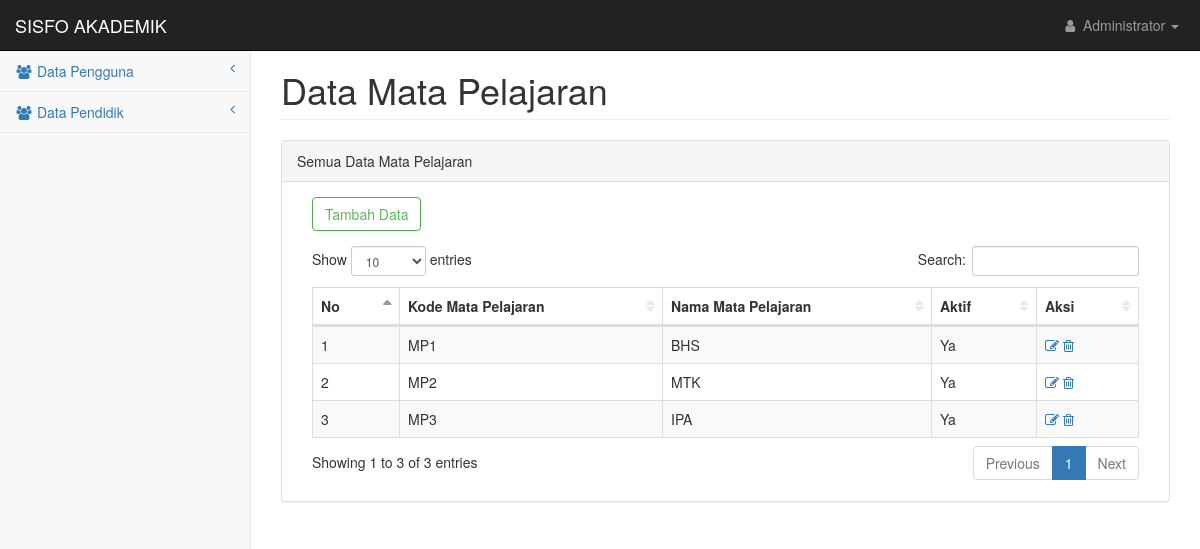
The page /pages/mapel.php (signed in) on the database its author committed.
### tables this page shows
CREATE TABLE `tb_mapel` (
  `kd_mapel` varchar(15) NOT NULL,
  `nm_mapel` varchar(60) NOT NULL,
  `aktif` enum('Ya','Tidak') NOT NULL
);

### pages/mapel.php (the view, shortened to what this page needs)
<?php
include 'header.php';
?>
            <div id="page-wrapper">
                <div class="container-fluid">
                    <div class="row">
                        <div class="col-lg-12">
                            <h1 class="page-header">Data Mata Pelajaran</h1>
                        </div>
                    </div>
                    <div class="row">
                        <div class="col-lg-12">
                            <div class="panel panel-default">
                                <div class="panel-heading">
                                    Semua Data Mata Pelajaran
                                </div>
                                <div class="panel-body">
                                <?php if($level != 'Kepala Sekolah'){
                                       echo "<div class='form-group col-md-3'>
                                            <a href='add_mapel.php'><button type='button' class='btn btn-outline btn-success'>Tambah Data</button></a>
                                        </div>";
                                }
                                ?>
                                    <div class="table-responsive col-md-12">
                                        <table class="table table-striped table-bordered table-hover" id="dataTables-example">
                                            <thead>
                                                <tr>
                                                    <th>No</th>
                                                    <th>Kode Mata Pelajaran</th>
                                                    <th>Nama Mata Pelajaran</th>
                                                    <th>Aktif</th>
                                                    <?php if($level != 'Kepala Sekolah'){
                                                    echo "<th>Aksi</th>";
                                                    } ?>
                                                </tr>
                                            </thead>
                                            <tbody>
                                                <?php
                                                $no = 1;
                                                $sql = mysqli_query($connect, "Select * from tb_mapel");
                                                while($data = mysqli_fetch_array($sql)){
                                                ?>
                                                <tr class="odd gradeX">
                                                    <td><?php echo $no++; ?></td>
                                                    <td><?php echo $data['kd_mapel']; ?></td>
                                                    <td><?php echo $data['nm_mapel']; ?></td>
                                                    <td><?php echo $data['aktif']; ?></td>
                                                    <?php if($level != 'Kepala Sekolah'){
                                                    echo "<td><a href='edit_mapel.php?id=$data[kd_mapel]'><i class='fa fa-edit' aria-hidden='true' title='Edit'></i></a>&nbsp;<a href='del_mapel.php?id=$data[kd_mapel]'  onclick='javascript: return confirm('Anda yakin hapus ?')'><i class='fa fa-trash-o' aria-hidden='true' title='Delete'></i></a></td>";
                                                    }
                                                    ?>
                                                </tr>
                                                <?php } ?>
                                            </tbody>
                                        </table>
                                    </div>
                                </div>
                            </div>
                        </div>
                    </div>
                </div>
            </div>
<?php include 'footer.php'; ?>

### css/startmin.css (style rules this page uses)
body { background-color: #f8f8f8; }
#page-wrapper { padding-top: 30px; min-height: 568px; background-color: #fff; }
@media (min-width:768px) { #page-wrapper { position: inherit; margin-left: 250px; padding: 30px 15px 0 15px; border-left: 1px solid #e7e7e7; } }
.btn-outline { color: inherit; background-color: transparent; transition: all .5s; }
.btn-success.btn-outline { color: #5cb85c; }
table.dataTable thead .sorting, table.dataTable thead .sorting_asc, table.dataTable thead .sorting_desc, table.dataTable thead .sorting_asc_disabled, table.dataTable thead .sorting_desc_disabled { background: 0 0; }
table.dataTable thead .sorting_asc:after { content: "\f0de"; float: right; font-family: fontawesome; }
table.dataTable thead .sorting:after { content: "\f0dc"; float: right; font-family: fontawesome; color: rgba(50,50,50,.5); }

### rows shown on the page
tb_mapel: kd_mapel "MP1", nm_mapel "BHS", aktif "Ya"
tb_mapel: kd_mapel "MP2", nm_mapel "MTK", aktif "Ya"
tb_mapel: kd_mapel "MP3", nm_mapel "IPA", aktif "Ya"

### other values the page prints
$_SESSION['nama'] "Administrator"
